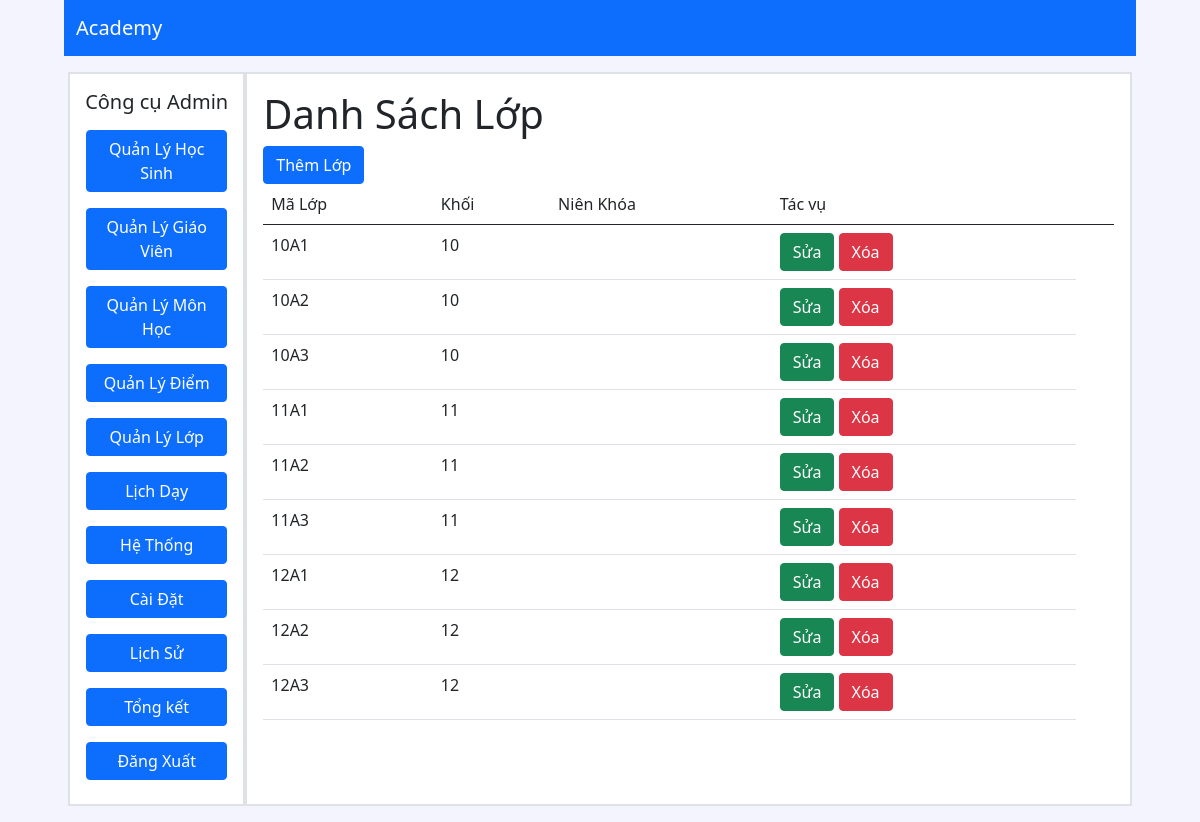
/admin/index.php?mod=lop (signed in), run on the app's committed database.
### tables this page shows
CREATE TABLE `lophoc` (
  `MaLopHoc` varchar(10) NOT NULL,
  `Tenlophoc` varchar(20) NOT NULL,
  `KhoiHoc` varchar(10) NOT NULL
);

### classes/lop.class.php (called while the page is built, shortened)
<?php
class lop extends DB
{
 function alllop()
 {
     $con=$this->connect();
     $sql="select * from lophoc";
     $query=mysqli_query($con,$sql);
     $result=array();
     if($query)
     {
       while ($row=mysqli_fetch_assoc($query))
       {
           $result[]=$row;
       }
     }
     return $result;
 }
}

### admin/lop/hienthilop.php (the view, shortened to what this page needs)
<?php
require '../classes/lop.class.php';
$con = new lop();
$lop = $con->alllop();
?>
<!DOCTYPE html>
<html>
<head>
</head>
<h1>Danh Sách Lớp</h1>
<a href="lop/themlop.php"><button class="btn btn-primary">Thêm Lớp</button></a>
<table class="table">
    <thead>
        <tr>
            <td>Mã Lớp</td>
            <td>Khối</td>
            <td>Niên Khóa</td>
            <td>Tác vụ</td>
            <td></td>
        </tr>
    </thead>
    <?php foreach ($lop as $item) { ?>
        <tr>
            <td><?php echo $item['MaLopHoc']; ?></td>
            <td><?php echo $item['KhoiHoc']; ?></td>
            <td><?php echo $item['nien_khoa']; ?></td>
            <td>
                <?php
                echo "<a href='lop/sualop.php?id=$item[MaLopHoc]'><button class='btn btn-success' type='button'>Sửa</button></a>";
                echo "<a href='lop/xoalop.php?cmahk=$item[MaLopHoc]' onclick='return XacNhan();'><button class='btn btn-danger' type='button'>Xóa</button></a>";
                ?>
            </td>
        </tr>
    <?php } ?>
</table>
</body>
</html>

### admin/index.php (style rules this page uses)
body { padding: 0 4em; }
a { text-decoration: none; }

### data on the page
lophoc: MaLopHoc "10A1", KhoiHoc "10"
lophoc: MaLopHoc "10A2", KhoiHoc "10"
lophoc: MaLopHoc "10A3", KhoiHoc "10"
lophoc: MaLopHoc "11A1", KhoiHoc "11"
lophoc: MaLopHoc "11A2", KhoiHoc "11"
lophoc: MaLopHoc "11A3", KhoiHoc "11"
lophoc: MaLopHoc "12A1", KhoiHoc "12"
lophoc: MaLopHoc "12A2", KhoiHoc "12"
lophoc: MaLopHoc "12A3", KhoiHoc "12"
